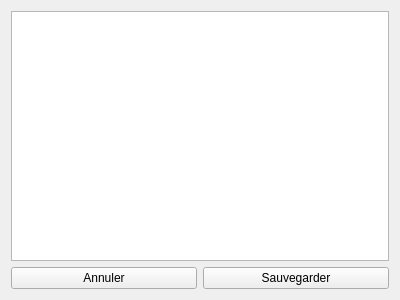
<?xml version="1.0" encoding="UTF-8"?>
<ui version="4.0">
 <class>ProgrsEdit</class>
 <widget class="QWidget" name="ProgrsEdit">
  <property name="geometry">
   <rect>
    <x>0</x>
    <y>0</y>
    <width>400</width>
    <height>300</height>
   </rect>
  </property>
  <property name="windowTitle">
   <string>Form</string>
  </property>
  <layout class="QVBoxLayout" name="verticalLayout">
   <item>
    <widget class="QPlainTextEdit" name="edit"/>
   </item>
   <item>
    <layout class="QHBoxLayout" name="layout">
     <item>
      <widget class="QPushButton" name="cancel">
       <property name="text">
        <string>Annuler</string>
       </property>
      </widget>
     </item>
     <item>
      <widget class="QPushButton" name="save">
       <property name="text">
        <string>Sauvegarder</string>
       </property>
      </widget>
     </item>
    </layout>
   </item>
  </layout>
 </widget>
 <resources/>
 <connections/>
</ui>
